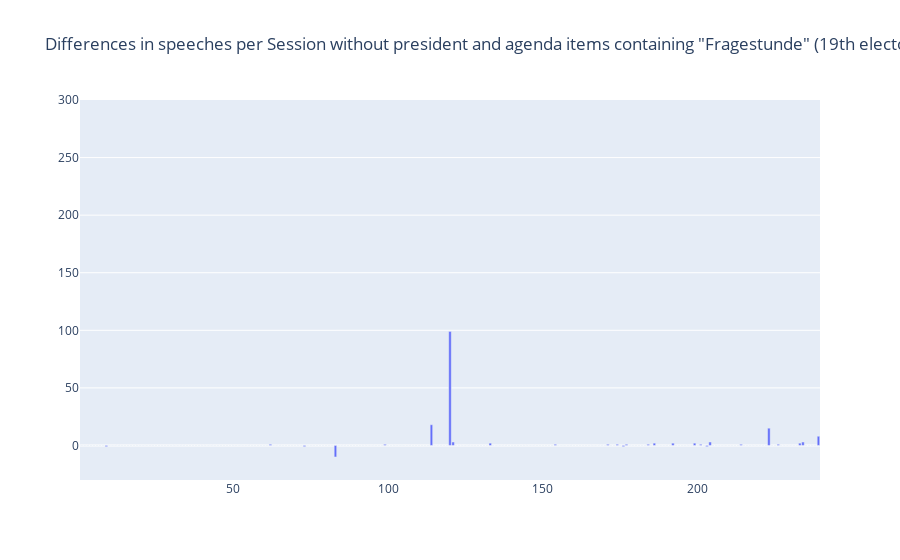

Notebook code for this chart:
### Code cell
# ignore president remarks
import plotly.express as px
dfoo = dfo[dfo["electoral_term"] == 19]
dfgg = dfg[dfg["electoral_term"] == 19]
dfoo = dfoo[dfoo["position_short"] != "Presidium of Parliament"]
dfgg = dfgg[dfgg["role"] != "presidency"]
dfgg = dfgg[~dfgg.description_agenda.str.contains("Fragestunde")]
x = dfgg.value_counts("session", sort=False)
y = dfoo.value_counts("session", sort=False)
x19 = x-y
#fig = px.bar(diff, x=diff.index, y="19", title='Differences in speeches per Session (19th electoral term)', range_y=[-30,300],

fig = px.bar(x19, title='Differences in speeches per Session without president and agenda items containing "Fragestunde" (19th electoral term)', range_y=[-30,300], labels={"value": "", "session": ""})
fig.update(layout_showlegend=False)
fig.show()

### Figure 1 — Plotly figure (JSON) as saved in the notebook; plotly's stock layout.template omitted (floating-point values rounded to 4 significant figures; data arrays with more than 128 entries replaced by an {"elided": "..."} marker saying what was removed)
{"data": [{"alignmentgroup": "True", "hovertemplate": "variable=count<br>=%{y}<extra></extra>", "legendgroup": "count", "marker": {"color": "#636efa", "pattern": {"shape": ""}}, "name": "count", "offsetgroup": "count", "orientation": "v", "showlegend": true, "textposition": "auto", "type": "bar", "x": {"elided": "239 int values"}, "xaxis": "x", "y": {"elided": "239 int values"}, "yaxis": "y"}], "layout": {"autosize": true, "barmode": "relative", "legend": {"title": {"text": "variable"}, "tracegroupgap": 0}, "showlegend": false, "title": {"text": "Differences in speeches per Session without president and agenda items containing \"Fragestunde\" (19th electoral term)"}, "xaxis": {"anchor": "y", "autorange": true, "domain": [0, 1], "range": [0.5, 239.5], "title": {"text": ""}, "type": "linear"}, "yaxis": {"anchor": "x", "domain": [0, 1], "range": [-30, 300], "title": {"text": ""}, "type": "linear"}}}
